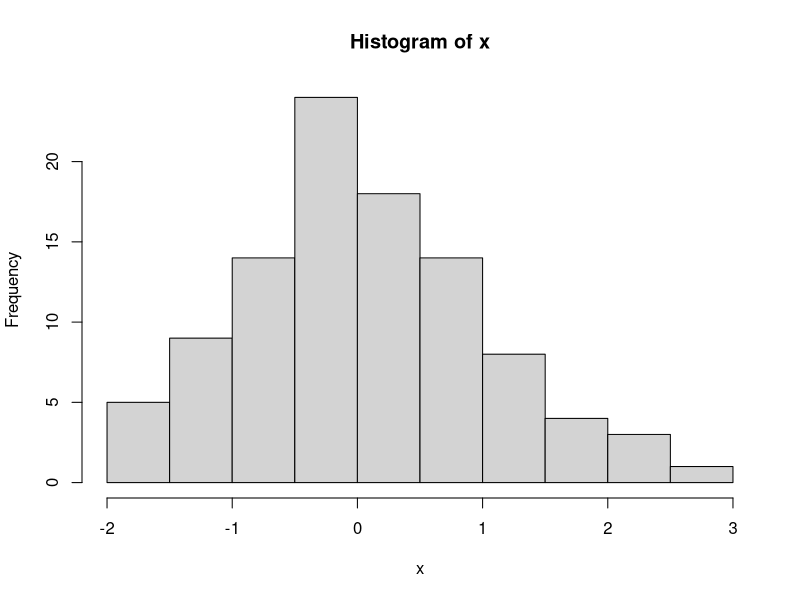
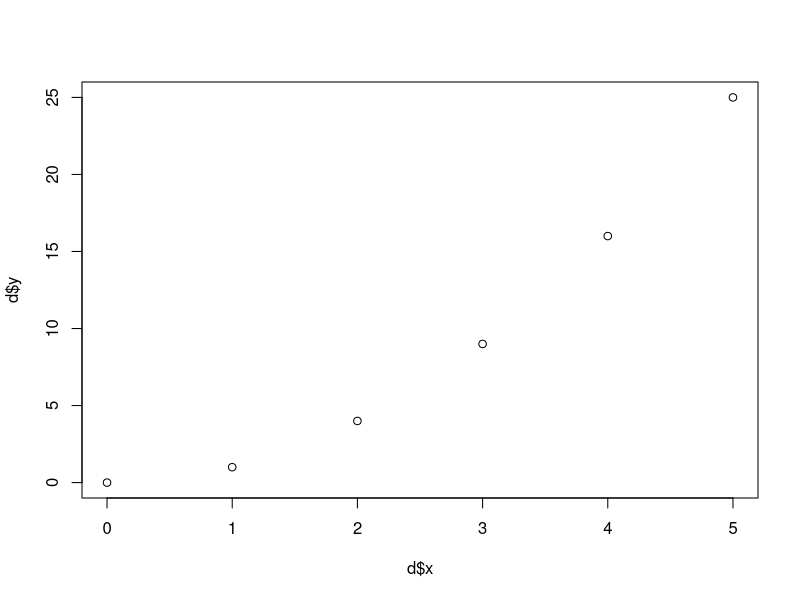
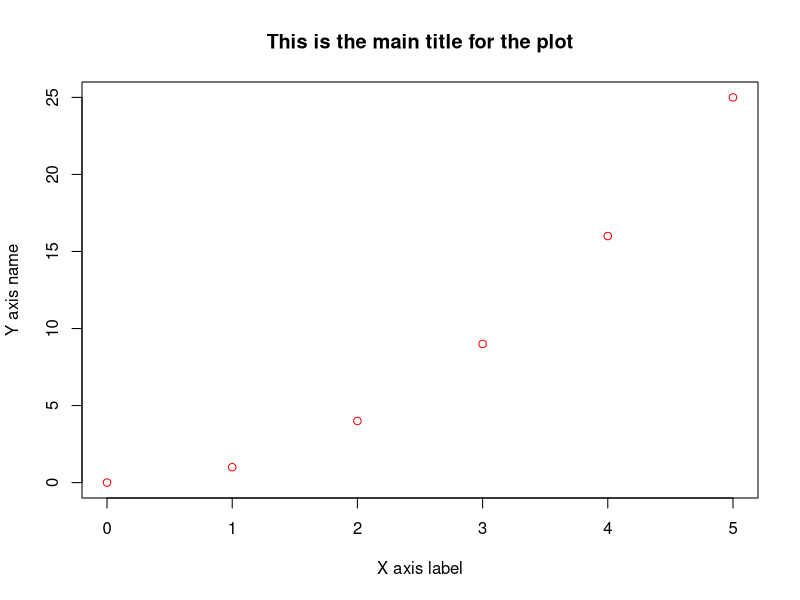
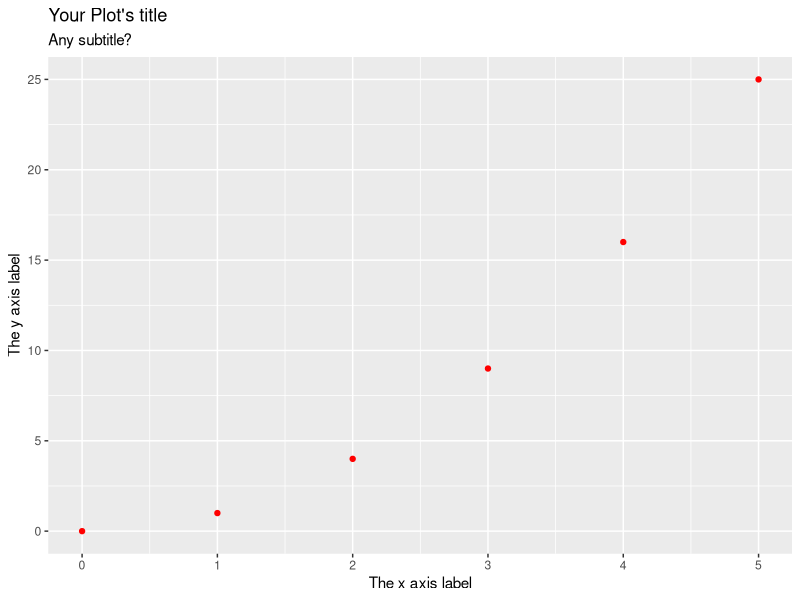
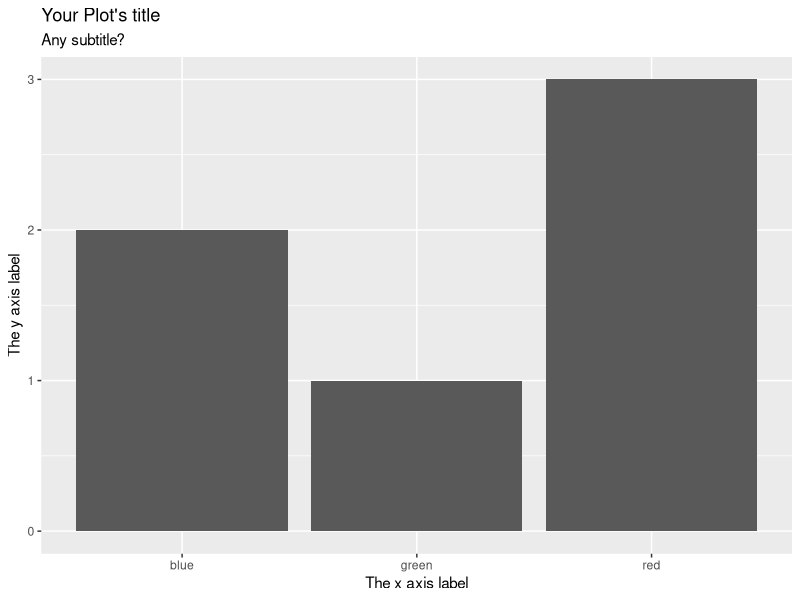

Here is the R script that generated these plots, in order:
# DEMO script
# General Ecology course - PCB4043C
# Author: Javiera Rudolph
# Last edit: Septemeber 18, 2019


# Using R as a calculator:
## Simple calculations
4+3
5-2
5*10
98/3

## Some built in functions
mean(c(1,2,3,4,5,6))
round(pi, digits = 5)

## Generate random numbers with built in functions
rnorm(100)


## naming objects
# scalar object
a <- 2
# vector object
b <- c(5,6,3,4)
# matrix
c <- matrix(c(9,3,4,5,7,4), nrow = 3, ncol = 2)
# dataframe
d <- data.frame(x = c(0,1,2,3,4,5), y = c(0, 1, 4, 9, 16, 25))
# List
mylist <- list(a,b,c,d)

# Now you can explore how these object look in the Environment pane or by typing them in the console. 
a
b
c
#Access different columns/rows in the data frame
d
d$x
d$y
d[,1]
d[1,]

# Explore the structure of our list
mylist
mylist[[2]]


# vector with the random numbers generated
x <- rnorm(100)
#histogram of these random numbers
hist(x)

##plots
plot(d$x, d$y)

### modifying plots
plot(d$x, d$y, ylab = "Y axis name", xlab = "X axis label",
     main = "This is the main title for the plot",
     col = "red")

# Installing a package
install.packages('tidyverse')

# Using installed packages
library(tidyverse)

# A different kind of plot
ggplot(d, aes(x = x, y = y)) +
  geom_point(color = "red") +
  xlab("The x axis label") +
  ylab("The y axis label") +
  ggtitle("Your Plot's title", subtitle = "Any subtitle?")


# A bar plot
# We will add a column to the dataframe 
d$z <- c("red", "red", "red", "blue", "blue", "green")

ggplot(data = d, aes(x = z)) +
  geom_bar() +
  xlab("The x axis label") +
  ylab("The y axis label") +
  ggtitle("Your Plot's title", subtitle = "Any subtitle?")








